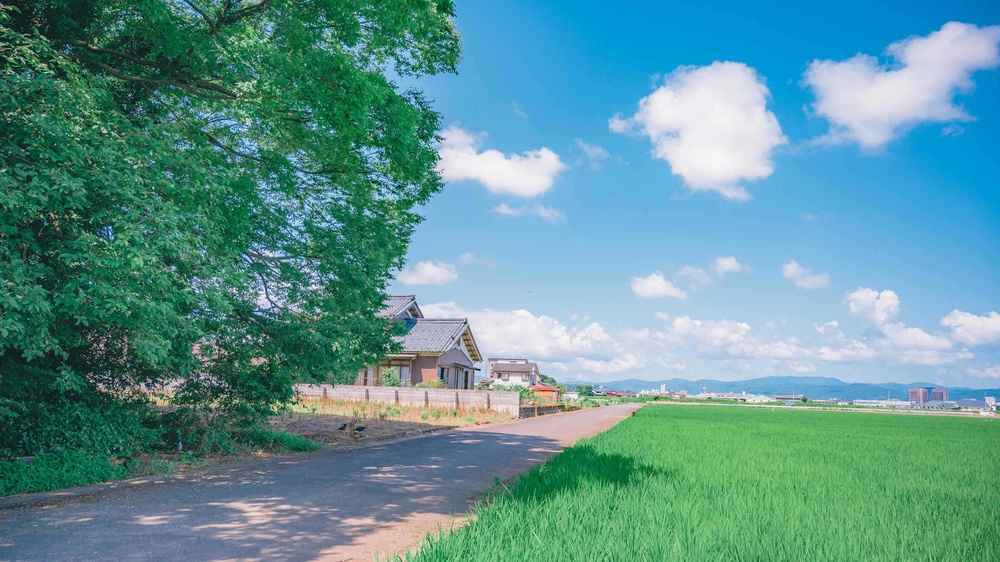
//> input picture 02/image1.jpg, 1000 x 562 px, shrunk from 2160 x 1215 before the run, given in place of panorama1.jpg, which was not available
$ ./mc07-akaze   (built with g++ and OpenCV 4)
//> lines starting //> are read from the running program, lines starting //| are printed output that depends on the picture; pictures that were not available may be replaced by others from this repository, and a replacement may not be noted
//g++ mc07-akaze.cpp -std=c++11 `pkg-config --cflags --libs opencv4`
#include <iostream>
#include <opencv2/opencv.hpp>  //OpenCV関連ヘッダ
#include <opencv2/features2d.hpp>

int main(int argc, const char* argv[]) {
    // 画像の読み込み
    cv::Mat Source1 = cv::imread("images/panorama1.jpg", cv::IMREAD_COLOR);
//> Source1 is the input picture: 562 rows x 1000 cols, CV_8UC3; mean B, G, R 148.6, 147.6, 93
    if (Source1.empty()) {
        std::cout << "Failed to open Source image1" << std::endl;
        return -1;
    }

    cv::Mat Source2 = cv::imread("images/panorama2.jpg", cv::IMREAD_COLOR);
    if (Source2.empty()) {
        std::cout << "Failed to open Source image2" << std::endl;
        return -1;
    }

// [7 lines of commented-out code are left out]
    std::vector<cv::Mat> Sources;
    Sources.push_back(Source1);
    Sources.push_back(Source2);
//    Sources.push_back(Source3);

    cv::imshow("Source 1", Source1);
    cv::imshow("Source 2", Source2);

    // A-KAZE検出器の生成
    cv::Ptr<cv::Feature2D> akaze = cv::AKAZE::create();

    // 画像を読み込み、特徴点を計算
    std::vector<cv::KeyPoint> kp1, kp2;
    cv::Mat des1, des2;
    akaze->detectAndCompute(Sources[0], cv::noArray(), kp1, des1);
//> kp1 = 1492 keypoints; strongest (x, y, size): (101, 387, 5.7), (525, 412, 8.1), (262, 302, 8.1), (412, 317, 16.1)
    akaze->detectAndCompute(Sources[1], cv::noArray(), kp2, des2);
//> kp2 has the same summary as kp1


    // 特徴点を描画した画像を作成
    cv::Mat img1_with_keypoints, img2_with_keypoints;
    cv::drawKeypoints(Sources[0], kp1, img1_with_keypoints, cv::Scalar::all(-1), cv::DrawMatchesFlags::DRAW_RICH_KEYPOINTS);
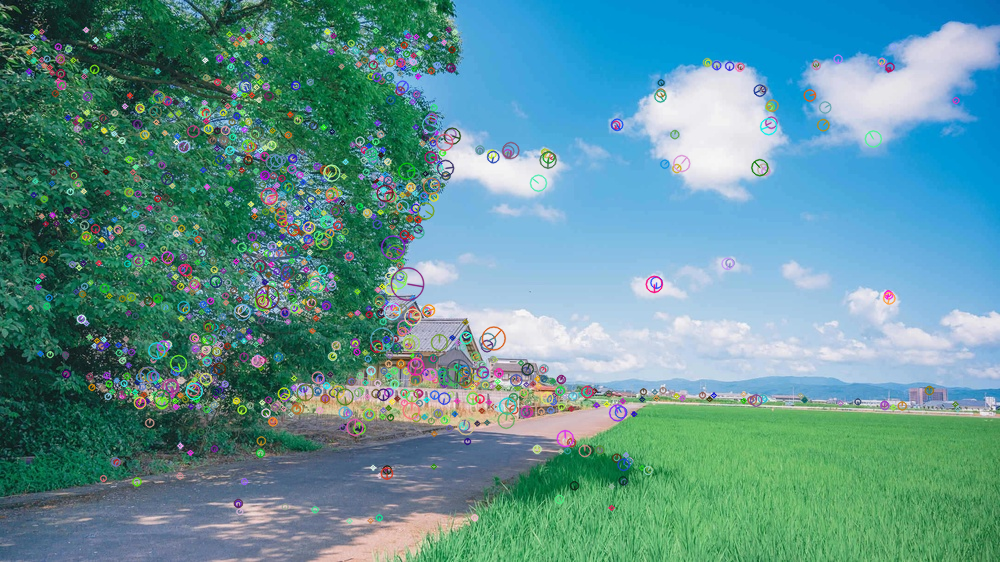
//> img1_with_keypoints: 562 rows x 1000 cols, CV_8UC3; mean B, G, R 148.2, 147, 94.8
    cv::drawKeypoints(Sources[1], kp2, img2_with_keypoints, cv::Scalar::all(-1), cv::DrawMatchesFlags::DRAW_RICH_KEYPOINTS);
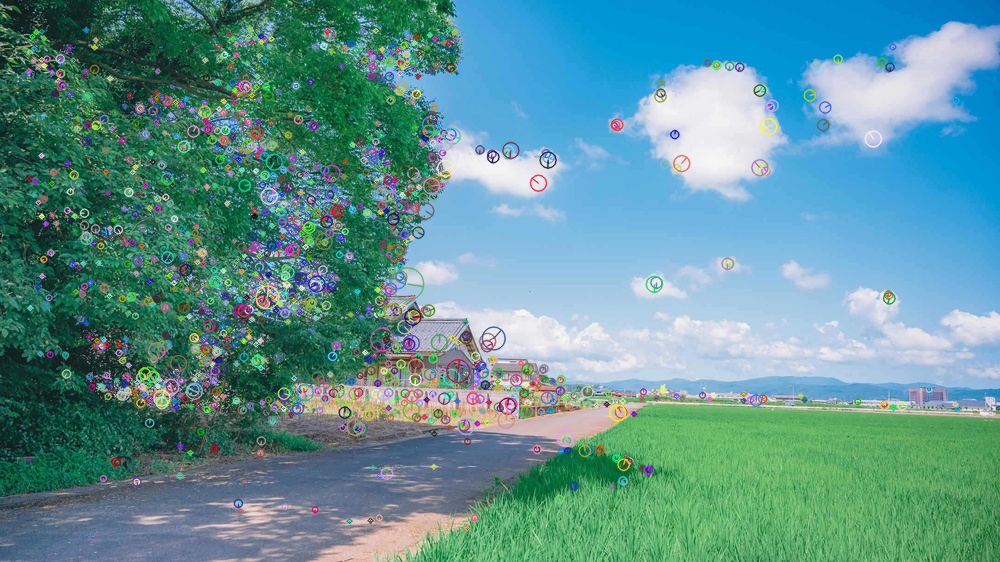
//> img2_with_keypoints: 562 rows x 1000 cols, CV_8UC3; mean B, G, R 148.6, 147.2, 95

    // 画像を表示
     cv::imshow("Image 1 with Keypoints", img1_with_keypoints);
     cv::imshow("Image 2 with Keypoints", img2_with_keypoints);

    // 特徴点のマッチングを行い、マッチング結果を描画
    cv::BFMatcher matcher(cv::NORM_HAMMING);
    std::vector<std::vector<cv::DMatch>> nn_matches;
    matcher.knnMatch(des2, des1, nn_matches, 2); // テンプレート画像が第一引数なので注意
//> nn_matches = 1492 matches

    float ratio = 0.5f;
    std::vector<cv::DMatch> good_matches;
    for (size_t i = 0; i < nn_matches.size(); i++) {
        if (nn_matches[i][0].distance < ratio * nn_matches[i][1].distance) {
            good_matches.push_back(nn_matches[i][0]);
        }
    }
//> after the loop, good_matches = 1492 matches

    cv::Mat img_matches;
    cv::drawMatches(Sources[1], kp2, Sources[0], kp1, good_matches, img_matches, cv::Scalar::all(-1), cv::Scalar::all(-1), std::vector<char>(), cv::DrawMatchesFlags::NOT_DRAW_SINGLE_POINTS);
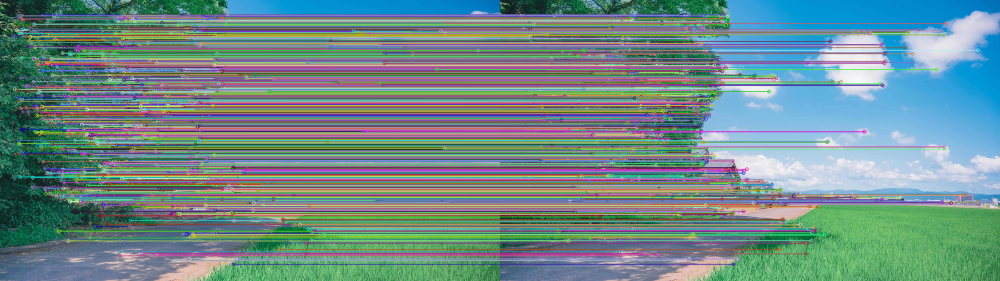
//> img_matches: 562 rows x 2000 cols, CV_8UC3 (shown at 1/2 size); mean B, G, R 137.7, 138.7, 111

    // マッチング結果を表示
    cv::namedWindow("Matches", cv::WINDOW_NORMAL);
     cv::imshow("Matches", img_matches);

    // 対応点抽出
    std::vector<cv::Point2f> match_point[2];
    for (int i = 0; i < good_matches.size(); i++)
    {
        //-- Get the keypoints from the good matches
        match_point[0].push_back(kp2[good_matches[i].queryIdx].pt);
        match_point[1].push_back(kp1[good_matches[i].trainIdx].pt);
    }

    //ホモグラフィ行列推定(RANSAC)
    cv::Mat masks;
    cv::Mat Homo = cv::findHomography(match_point[0], match_point[1], masks, cv::RANSAC, 3);
//> masks = 1492 values from 1 to 1; Homo = [[1, 9.9e-16, -3e-13], [-8.41e-17, 1, -1.47e-13], [-3.9e-19, 2.94e-18, 1]]

    //画像の変形
    cv::Mat resultImage;
    cv::warpPerspective(Sources[1], resultImage, Homo, cv::Size(static_cast<int>(Sources[1].cols * 1.5), static_cast<int>(Sources[1].rows * 1.1)));
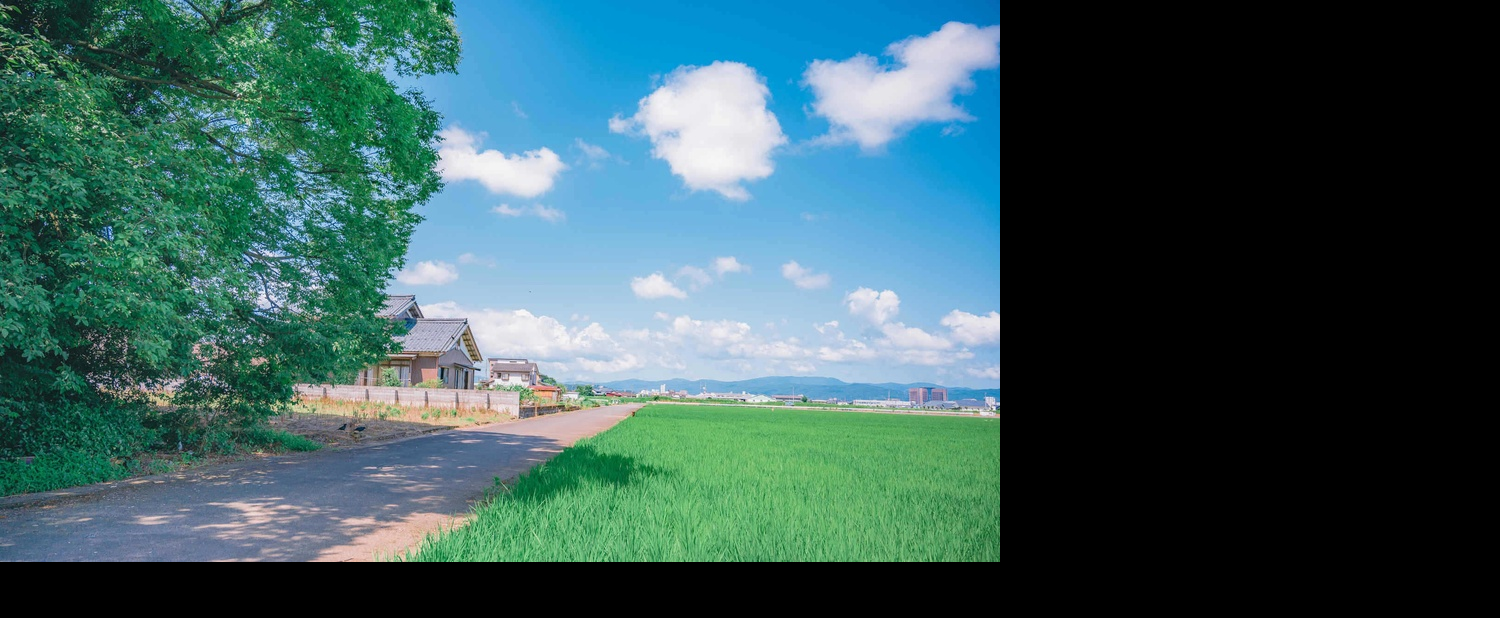
//> resultImage: 618 rows x 1500 cols, CV_8UC3; mean B, G, R 90.1, 89.5, 56.4
    for (int y = 0; y < Sources[0].rows; y++){
        for (int x = 0; x < Sources[0].cols; x++){
            resultImage.at<cv::Vec3b>(y, x) = Sources[0].at<cv::Vec3b>(y, x);
        }
    }
    cv::imshow("Stitching", resultImage);

    cv::waitKey(0);

    return 0;
}
